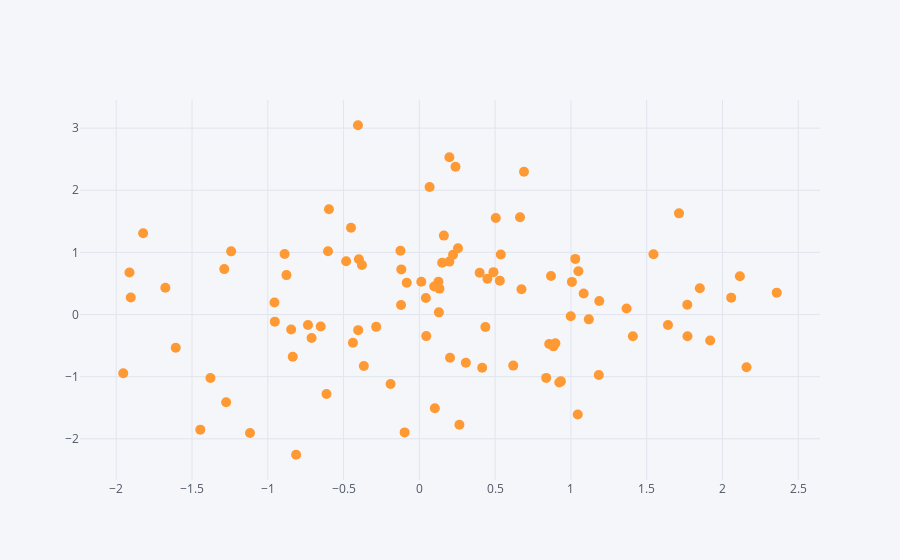

This figure's notebook cell:
### Code cell
df.iplot(kind="scatter",x="A",y="B",mode="markers",size=10)
